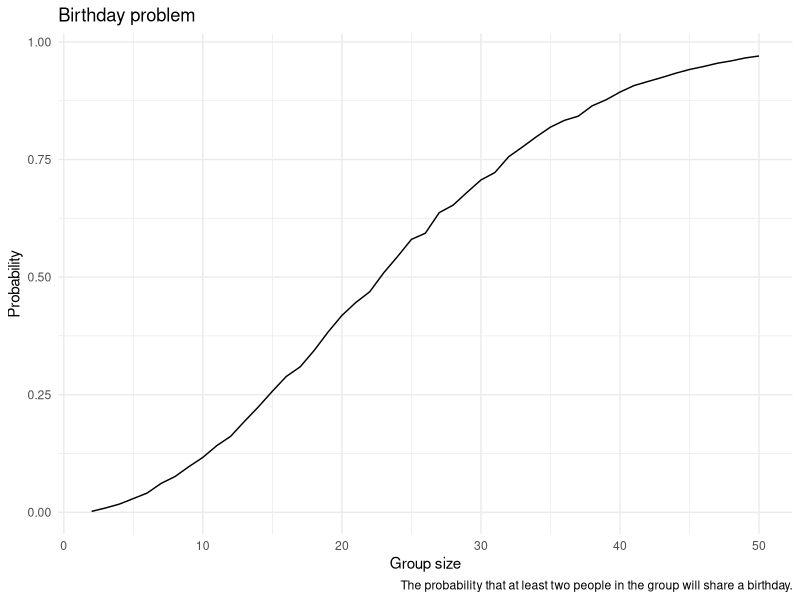

Source code (R): (Note: a time limit stopped this script after it produced the figure.)
## ---- chunk 1
library(tidyverse)

knitr::opts_chunk$set(
  fig.width = 6,
  fig.asp = .6,
  out.width = "90%",
  warning = FALSE
)

theme_set(theme_minimal() + theme(legend.position = "bottom"))

options(
  ggplot2.continuous.colour = "viridis",
  ggplot2.continuous.fill = "viridis"
)

scale_colour_discrete = scale_colour_viridis_d
scale_fill_discrete = scale_fill_viridis_d
## ---- chunk 2
bdays_sim = function(n){

  bdays = sample(1:365, size = n, replace = TRUE)
  
  duplicate = length(unique(bdays)) < n

  return(duplicate)
  
}
## ---- chunk 3
bdays_sim_result = 
  expand_grid(
    n = 2:50,
    iter = 1:10000
  ) %>% 
  mutate(result = map_lgl(n, bdays_sim)) %>% 
  group_by(n) %>% 
  summarize(prob = mean(result))

bdays_sim_result %>% 
  ggplot(aes(x = n, y = prob)) +
  geom_line() +
  labs(
    title = "Birthday problem",
    x = "Group size",
    y = "Probability",
    caption = "The probability that at least two people in the group will share a birthday.")
## ---- chunk 4
t_sim = function(samp_size = 30, true_mean, true_sd = 5) {
  
  sim_df = 
    tibble(
    x = rnorm(samp_size, true_mean, true_sd)
  )
  
  out_df = 
    sim_df %>% 
    t.test() %>% 
    broom::tidy() %>% 
    select(estimate, p.value) %>% 
    mutate(reject_or_not = p.value < 0.05)
    
  return(out_df)
  
}
## ---- chunk 5
t_mu0_result = 
  expand_grid(
    true_mean = 0,
    iter = 1:5000
    ) %>% 
  mutate(
    output = map(true_mean, \(x) t_sim(true_mean = x))
    ) %>% 
  unnest(output)

head(t_mu0_result)
## ---- chunk 6
t_repeat_result = 
  expand_grid(
    true_mean = c(1:6),
    iter = 1:5000
    ) %>% 
  mutate(
    output = map(true_mean, \(x) t_sim(true_mean = x))
    ) %>% 
  unnest(output)
